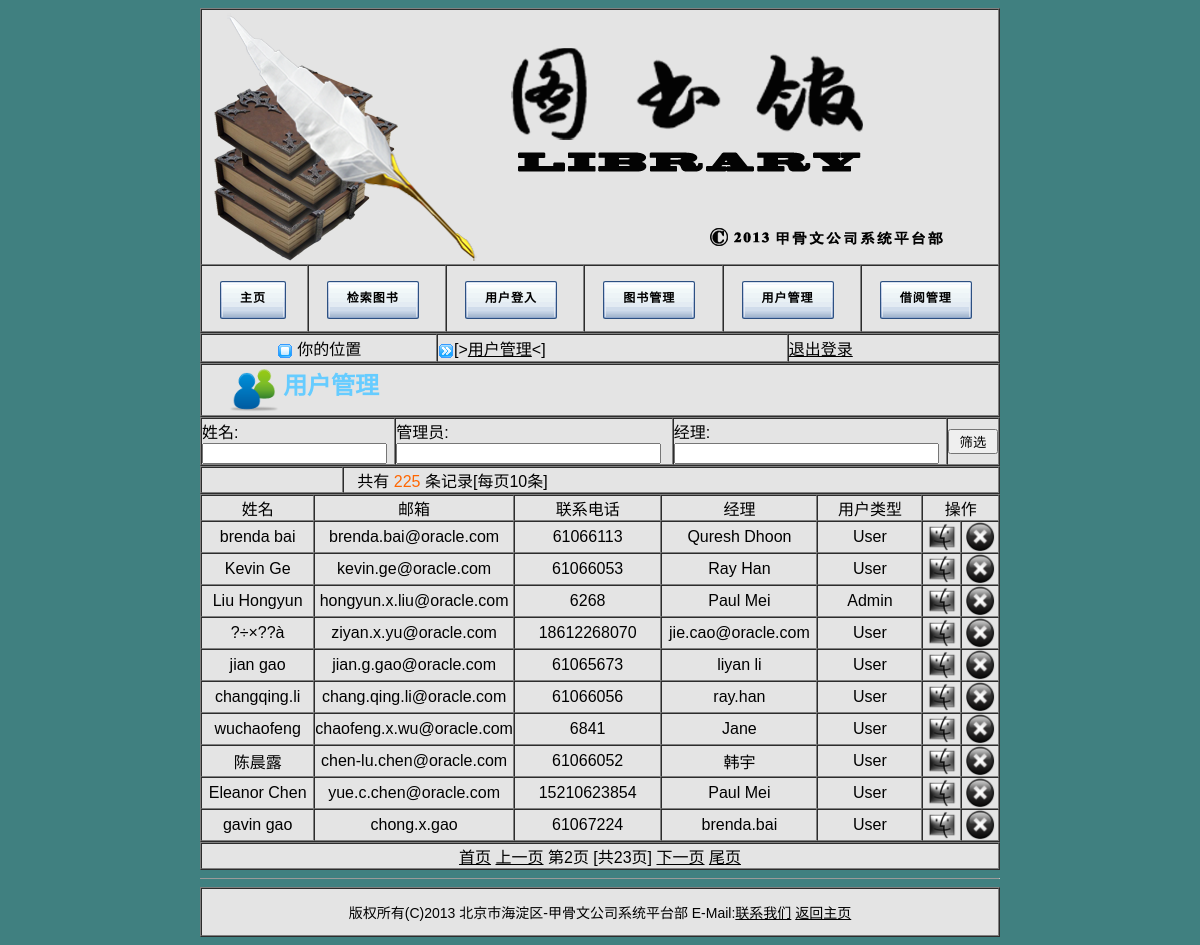
The app's page /usermanage.php?page_no=2 (signed in) with its own data.
### tables this page shows
CREATE TABLE `user` (
  `user_ID` varchar(20) NOT NULL,
  `user_Name` varchar(40) NOT NULL,
  `user_PassWord` varchar(20) NOT NULL,
  `user_Manager` varchar(40) NOT NULL,
  `user_Admin` varchar(40) NOT NULL,
  `user_Type` varchar(20) DEFAULT NULL,
  `user_Telephone` decimal(11,0) NOT NULL,
  `user_Email` varchar(40) NOT NULL,
  PRIMARY KEY (`user_ID`)
);

### usermanage.php (the view, shortened to what this page needs)
<html>
<head>
    <link href="lms.css" rel="stylesheet" type="text/css">
</head>
<body>
<center>
    <table border="1" width="800" cellspacing="0" cellpadding="0" bgcolor="#E4E4E4" bordercolorlight="#C2C2C2"
           bordercolordark="#FFFFFF">
        <tr height="256">
            <td colspan="6"><img src="pics/banner.png" width="796" height="254"></td>
        </tr>
        <tr height="50">
            <td width="100">
                <div class="button">
                    <li><a href="library.php"><b>主页</b></a></li>
                </div>
            </td>
            <td width="130">
                <div class="button">
                    <li><a href="search.php"><b>检索图书</b></a></li>
                </div>
            </td>
            <td width="130">
                <div class="button">
                    <li><a href="login.php"><b>用户登入</b></a></li>
                </div>
            </td>
            <td width="130">
                <div class="button">
                    <li><a href="bookmanage.php"><b>图书管理</b></a></li>
                </div>
            </td>
            <td width="130">
                <div class="button">
                    <li><a href="usermanage.php"><b>用户管理</b></a></li>
                </div>
            </td>
            <td width="130">
                <div class="button">
                    <li><a href="recordmanage.php"><b>借阅管理</b></a></li>
                </div>
            </td>
        </tr>
    </table>
</center>
<center>
    <table border="1" width="800" height="30" cellspacing="0" cellpadding="0" bgcolor="#E4E4E4"
           bordercolorlight="#C2C2C2" bordercolordark="#FFFFFF">
        <tr>
            <td width="234" align="center">
                <img src="pics/position.png" width="16" height="16" align="absmiddle">&nbsp;你的位置
            </td>
            <td><img src="pics/rightdir.png" width="16" height="16" align="absmiddle">[&gt;<a
                    href="usermanage.php">用户管理</a>&lt;]
            </td>
            <td><a href="logout.php">退出登录</a></td>
        </tr>
    </table>
</center>
<div align="center">
    <center>
        <?php
        $query = "select * from user";
        $result = mysql_query($query);
        $rows_total = @mysql_num_rows($result);
        @$page_no = $_GET['page_no'];
        $page_num = 10;
        $page_total = floor($rows_total / 10);
        if ($rows_total % 10 != 0) {
            $page_total = $page_total + 1;
        }
        $start_num = $page_num * ($page_no - 1);
        $sql = "select * from user limit $start_num,$page_num";
        $result = mysql_query($sql);
        $rows = @mysql_num_rows($result);
        ?>
        <center>
            <table border="1" width="800" cellspacing="0" cellpadding="0" bgcolor="#E4E4E4" bordercolorlight="#C2C2C2"
                   bordercolordark="#FFFFFF">
                <tr>
                    <td>
                        <img src="pics/user.png" alt="用户管理" width="50" height="50" align="absmiddle">
                        <strong><font color="#66CCFF" size="5">用户管理</font></strong></td>
                </tr>
                <tr>
                    <form action="userfilter.php" method="post" name="userfilter"
                          onSubmit="return validateform( this.form )">
                        <table border="1" width="800" cellspacing="0" cellpadding="0" bgcolor="#E4E4E4"
                               bordercolorlight="#C2C2C2" bordercolordark="#FFFFFF">
                            <tr height="30">
                                <td>姓名:<input type="text" name="name" size="20"></td>
                                <td>管理员:<input type="text" name="admin" size="30"></td>
                                <td>经理:<input type="text" name="manager" size="30"></td>
                                <td><input type="submit" value=" 筛选 "></td>
                            </tr>
                        </table>
                    </form>
                </tr>
            </table>
        </center>
        <table border="1" width="800" cellspacing="0" cellpadding="0" bgcolor="#E4E4E4" bordercolorlight="#C2C2C2"
               bordercolordark="#FFFFFF">
            <tr valign="bottom">
                <td width="140">&nbsp;</td>
                <td>
                    <div align="left">
                        &nbsp;&nbsp;
                        共有
                        <font color="#FF6600"><?php echo "$rows_total" ?></font>
                        条记录[每页10条]
                    </div>
                </td>
            </tr>
        </table>
</div>
<div align="center">
    <table border="1" width="800" cellspacing="0" cellpadding="0" bgcolor="#E4E4E4" bordercolorlight="#C2C2C2"
           bordercolordark="#FFFFFF">
        <tr>
            <td width="15%">
                <div align="center">姓名</div>
            </td>
            <td width="20%">
                <div align="center">邮箱</div>
            </td>
            <td width="20%">
                <div align="center">联系电话</div>
            </td>
            <td width="15%">
                <div align="center">经理</div>
            </td>
            <td width="15%">
                <div align="center">用户类型</div>
            </td>
            <td width="15%" colspan="3">
                <div align="center">操作</div>
            </td>
        </tr>
        <?php
        for ($i = 0; $i < $rows; $i++) {
            $data = @mysql_fetch_array($result);
            $username = $data['user_Name'];
            $mailbox = $data['user_Email'];
            $phonenum = $data['user_Telephone'];
            $usertype = $data['user_Type'];
            $manager = $data['user_Manager'];
            $userid = $data['user_ID'];
            ?>
            <tr>
                <td width="15%">
                    <div align="center"><?php echo "$username" ?></div>
                </td>
                <td width="20%">
                    <div align="center"><?php echo "$mailbox" ?></div>
                </td>
                <td width="15%">
                    <div align="center"><?php echo "$phonenum" ?></div>
                </td>
                <td width="20%">
                    <div align="center"><?php echo "$manager" ?></div>
                </td>
                <td width="15%">
                    <div align="center"><?php echo "$usertype" ?></div>
                </td>
                <td width="5%">
                    <div align="center">
                        <a href="userinfo.php?userid=<?php echo "$userid" ?>">
                            <img src="pics/view.png" alt="显示详细信息" border="0" width="30" height="30"></a></div>
                </td>
                <td width="5%">
                    <div align="center">
                        <a href="userdelete.php?userid=<?php echo "$userid" ?>">
                            <img src="pics/delete.png" alt="删除" border="0" width="30" height="30"></a></div>
                </td>
            </tr>
            <?php
        }
        ?>
    </table>
    <table border="1" width="800" cellspacing="0" cellpadding="0" bgcolor="#E4E4E4" bordercolorlight="#C2C2C2"
           bordercolordark="#FFFFFF">
        <tr>
            <td align="center">
                <?php
                echo "<a href='usermanage.php?page_no=1'>首页</a>";
                echo "<a href='usermanage.php?page_no=".($page_no - 1)."'>上一页</a>";
                echo "第".$page_no."页 [共".$page_total."页]";
                echo "<a href='usermanage.php?page_no=".($page_no + 1)."'>下一页</a>";
                echo "<a href='usermanage.php?page_no=".$page_total."'>尾页</a>";
                ?>
            </td>
        </tr>
    </table>
</div>
<center>
    <table border="0" width="800" cellspacing="0" cellpadding="0">
        <tr>
            <td>
                <hr size="1">
            </td>
        </tr>
    </table>
    <table border="1" width="800" height="50" cellspacing="0" cellpadding="0" bgcolor="#E4E4E4"
           bordercolorlight="#C2C2C2" bordercolordark="#FFFFFF">
        <tr>
            <td align="center" height="23" style="font-size:10.5pt">版权所有(C)2013 北京市海淀区-甲骨文公司系统平台部
                E-Mail:<a href="#">联系我们</a>
                <a href="library.php">返回主页</a></td>
        </tr>
    </table>
</center>
</body>
</html>

### lms.css (style rules this page uses)
body { background: #408080; font-family: "Lucida Grande", Helvetica, Arial, sans-serif; font-size: 12px; }
a { color:#000; }
.button { margin:0; padding:15px 0 50px 18px; list-style:none; }
.button li { display:inline; float:left; margin-right:5px; background:url(pics/hover_button.gif); }
.button li a { display:block; height:38px; float:left; background:url(pics/button.gif); text-decoration:none; font-size:12px; font-family:arial, sans-serif; letter-spacing:1px; line-height:35px; }
.button li b { margin:0 0 0 20px; display:inline; float:left; height:38px; background:url(pics/button.gif) right top; padding:0 20px 0 0; color:#000; }

### records on screen
user: user_Name "brenda bai", user_Email "brenda.bai@oracle.com", user_Telephone "61066113", user_Manager "Quresh Dhoon", user_Type "User"
user: user_Name "Kevin Ge", user_Email "kevin.ge@oracle.com", user_Telephone "61066053", user_Manager "Ray Han", user_Type "User"
user: user_Name "Liu Hongyun", user_Email "hongyun.x.liu@oracle.com", user_Telephone "6268", user_Manager "Paul Mei", user_Type "Admin"
user: user_Name "?÷×??à", user_Email "ziyan.x.yu@oracle.com", user_Telephone "18612268070", user_Manager "jie.cao@oracle.com", user_Type "User"
user: user_Name "jian gao", user_Email "jian.g.gao@oracle.com", user_Telephone "61065673", user_Manager "liyan li", user_Type "User"
user: user_Name "changqing.li", user_Email "chang.qing.li@oracle.com", user_Telephone "61066056", user_Manager "ray.han", user_Type "User"
user: user_Name "wuchaofeng", user_Email "chaofeng.x.wu@oracle.com", user_Telephone "6841", user_Manager "Jane", user_Type "User"
user: user_Name "陈晨露", user_Email "chen-lu.chen@oracle.com", user_Telephone "61066052", user_Manager "韩宇", user_Type "User"
user: user_Name "Eleanor Chen", user_Email "yue.c.chen@oracle.com", user_Telephone "15210623854", user_Manager "Paul Mei", user_Type "User"
user: user_Name "gavin gao", user_Email "chong.x.gao", user_Telephone "61067224", user_Manager "brenda.bai", user_Type "User"

### other values on screen
$rows_total "225"
$page_no "2"
$page_total "23"
